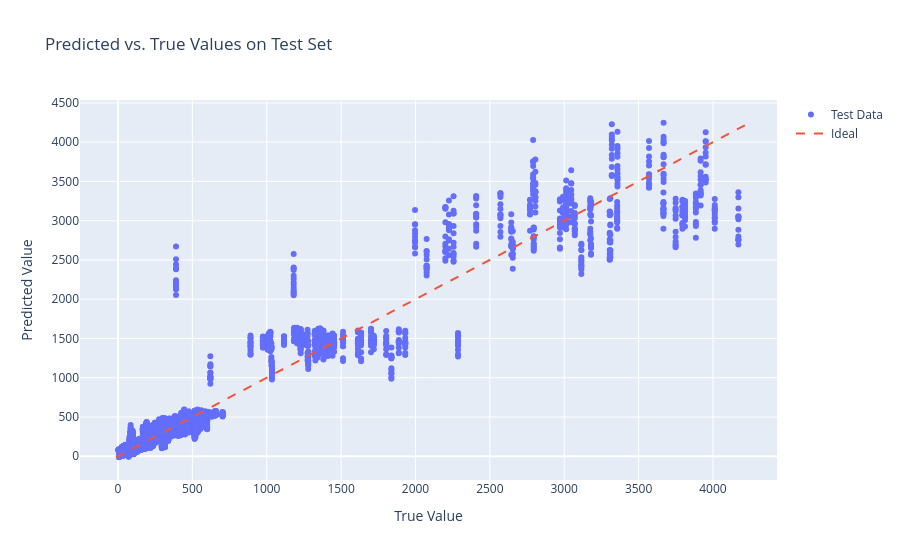

The notebook cell saved with this chart:
### Code cell
visualize_errors(predictions_unc)

### Figure 1 — Plotly figure (JSON) as saved in the notebook; plotly's stock layout.template omitted (floating-point values rounded to 4 significant figures; data arrays with more than 128 entries replaced by an {"elided": "..."} marker saying what was removed)
{"data": [{"mode": "markers", "name": "Test Data", "type": "scatter", "x": {"elided": "8320 float values"}, "y": {"elided": "8320 float values"}}, {"line": {"dash": "dash"}, "mode": "lines", "name": "Ideal", "type": "scatter", "x": [-12.29, 4247.0], "y": [-12.29, 4247.0]}], "layout": {"title": {"text": "Predicted vs. True Values on Test Set"}, "xaxis": {"title": {"text": "True Value"}}, "yaxis": {"title": {"text": "Predicted Value"}}}}
